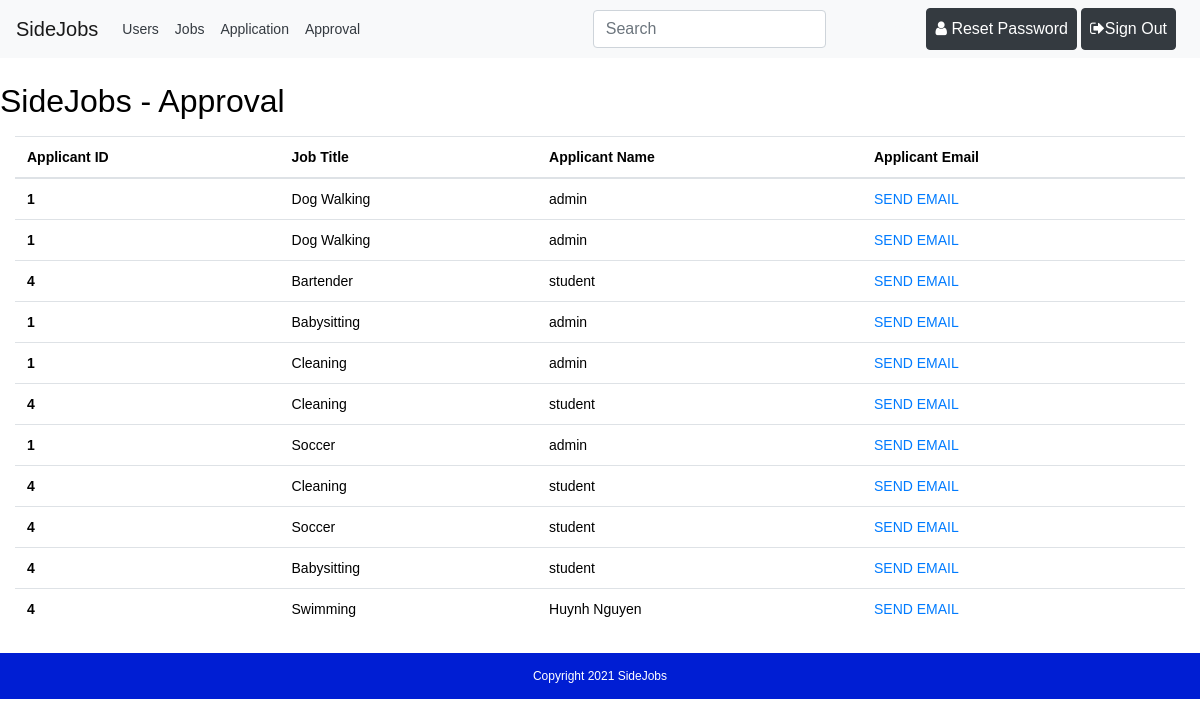
The app's page /templates/approvaladmin.php (signed in), older data.
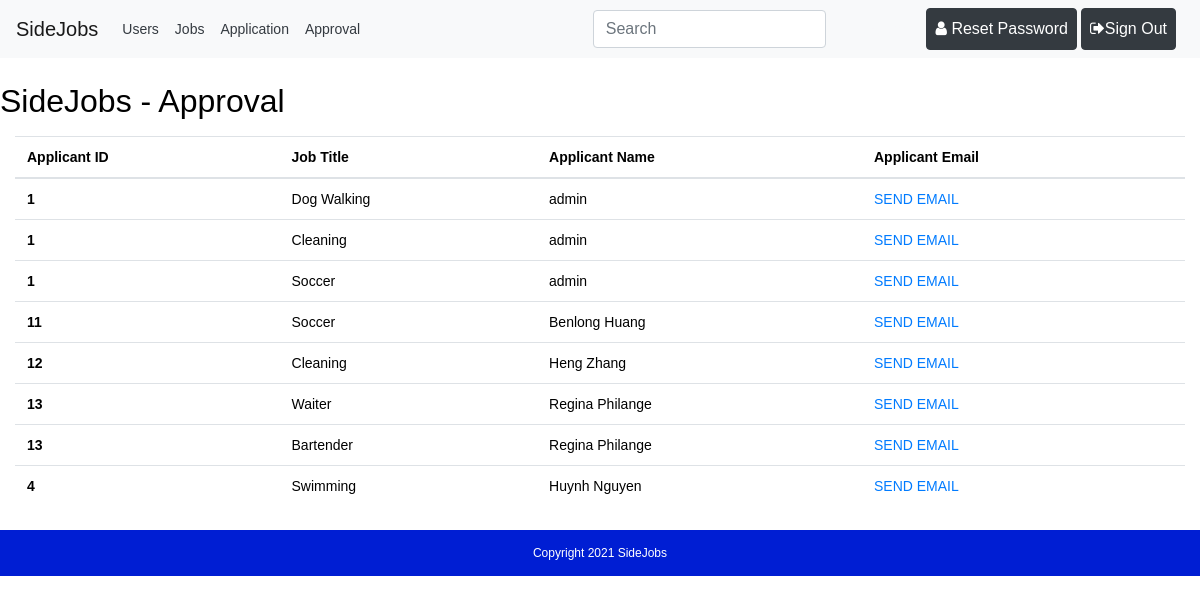
The same page, newer data.
### tables this page shows
CREATE TABLE `jobresult` (
  `resultID` int(11) NOT NULL,
  `userID` int(11) NOT NULL,
  `jobID` int(11) NOT NULL,
  `empID` int(11) NOT NULL,
  `jobTitle` varchar(50) NOT NULL,
  `studentName` varchar(50) NOT NULL,
  `employerCompany` varchar(50) NOT NULL,
  `studentEmail` varchar(50) NOT NULL,
  `employerEmail` varchar(50) NOT NULL
);

### templates/approvaladmin.php (the view, shortened to what this page needs)
<?php
$path = $_SERVER['DOCUMENT_ROOT'];
$path .= "/sidejob/";
require_once($path . 'connect.php');
$ReadSql = "SELECT * FROM jobresult";
$res = mysqli_query($connection, $ReadSql);
?>
<?php require($path . 'templates/header.php') ?>
	<div class="container-fluid my-4">
		<div class="row my-2">
			<h2>SideJobs - Approval</h2>
		</div>
		<table class="table ">
		<thead>
			<tr>
				<th>Applicant ID</th>
				<th>Job Title</th>
				<th>Applicant Name</th>
				<th>Applicant Email</th>
			</tr>
		</thead>
		<tbody>
		<?php
		while($r = mysqli_fetch_assoc($res)){
		?>
			<tr>
				<th scope="row"><?php echo $r['userID']; ?></th>
				<td><?php echo $r['jobTitle']; ?></td>
				<td><?php echo $r['studentName']; ?></td>
				<td><a href = "mailto: <?php echo $r['studentEmail']; ?>"> SEND EMAIL</a></td>
			</tr>
		<?php } ?>
		</tbody>
		</table>
	</div>
<?php require($path . 'templates/footer.php') ?>

### templates/header.php (shortened to what this page needs)
<?php
$server = 'http://' . $_SERVER['SERVER_NAME'] . '/sidejob/';
$user_logged = false;
?>
<!DOCTYPE html>
<html>
<head>
	<link rel="stylesheet" href="https://stackpath.bootstrapcdn.com/bootstrap/4.5.0/css/bootstrap.min.css">
	<link href="//maxcdn.bootstrapcdn.com/font-awesome/4.7.0/css/font-awesome.min.css" rel="stylesheet">
	<link rel="stylesheet" href="<?php echo $server; ?>css/style.css">
</head>
<body>
		<nav class="navbar navbar-expand-lg navbar-light bg-light">
  		<a class="navbar-brand" href="<?php echo $server; ?>index.php">SideJobs</a>
  <div class="collapse navbar-collapse justify-content-between" id="navbarSupportedContent">
		<ul class="navbar-nav mr-auto" id="navbar">
			<?php if (isset($_SESSION['loggedin']) && $_SESSION['loggedin'] == true) {
				$user_logged = true;
				if ($_SESSION['role'] == 'admin') { ?>
					<li class="nav-item">
						<a class="nav-link text-dark" href="<?php echo $server; ?>templates/userview.php">Users</a>
					</li>
					<li class="nav-item">
						<a class="nav-link text-dark" href="<?php echo $server; ?>components/job/view.php">Jobs</a>
					</li>
					<li class="nav-item">
						<a class="nav-link text-dark" href="<?php echo $server; ?>templates/application.php">Application</a>
					</li>
					<li class="nav-item">
						<a class="nav-link text-dark" href="<?php echo $server; ?>templates/approvaladmin.php">Approval</a>
					</li>
				<?php	}
			} ?>
		</ul>
		<ul class="navbar-nav">
			<div class="d-flex my-2 my-lg-0">
				<input id="searchInput" class="form-control mr-sm-2" type="search" placeholder="Search" aria-label="Search">
				<button id="searchBtn" class="btn btn-outline-light m-2 my-sm-0" type="button">Search</button>
			</div>
		</ul>
		<ul class="navbar-nav">
			<?php
			if ($user_logged) { ?>
				<li class="nav-item mr-sm-1">
					<a class="nav-link btn btn-dark text-white" href="<?php echo $server; ?>components/user/reset-password.php"><span><i class="fa fa-user text-white"></i></span> Reset Password</a>
				</li>
				<li class="nav-item mr-sm-2">
					<a class="nav-link btn btn-dark text-white" href="<?php echo $server; ?>components/user/logout.php"><span><i class="fa fa-sign-out text-white"></i></span>Sign Out</a>
				</li>
			<?php } else { ?>
				<li class="nav-item mr-sm-2">
					<a class="nav-link btn btn-primary text-white" href="<?php echo $server; ?>components/user/login.php"><span><i class="fa fa-sign-in text-white"></i></span>Sign In</a>
				</li>
			<?php } ?>
		</ul>
		</nav>
</body>

### templates/footer.php (shortened to what this page needs)
<footer class="footer-container row justify-content-center mt-4 py-3 blue">
	<div class="text-white">Copyright 2021 SideJobs</div>
</footer>
</body>
</html>

### css/style.css (style rules this page uses)
* { color: black; }
html, body { height: 100%; }
#navbar li a { color: #eee; }
.footer-container { position: relative; left: 0; bottom: 0; font-size: 12px; width: 100%; margin: auto; background-color: #001ed3; }

### templates/header.php (style rules this page uses)
body { font: 14px sans-serif; }

Row changes from the older to the newer data that the page shows:
removed jobresult: userID "1", jobTitle "Dog Walking", studentName "admin"
removed jobresult: userID "4", jobTitle "Bartender", studentName "student"
removed jobresult: userID "1", jobTitle "Babysitting", studentName "admin"
removed jobresult: userID "4", jobTitle "Cleaning", studentName "student"
removed jobresult: userID "4", jobTitle "Cleaning", studentName "student"
removed jobresult: userID "4", jobTitle "Soccer", studentName "student"
removed jobresult: userID "4", jobTitle "Babysitting", studentName "student"
added jobresult: userID "11", jobTitle "Soccer", studentName "Benlong Huang"
added jobresult: userID "12", jobTitle "Cleaning", studentName "Heng Zhang"
added jobresult: userID "13", jobTitle "Waiter", studentName "Regina Philange"
added jobresult: userID "13", jobTitle "Bartender", studentName "Regina Philange"
